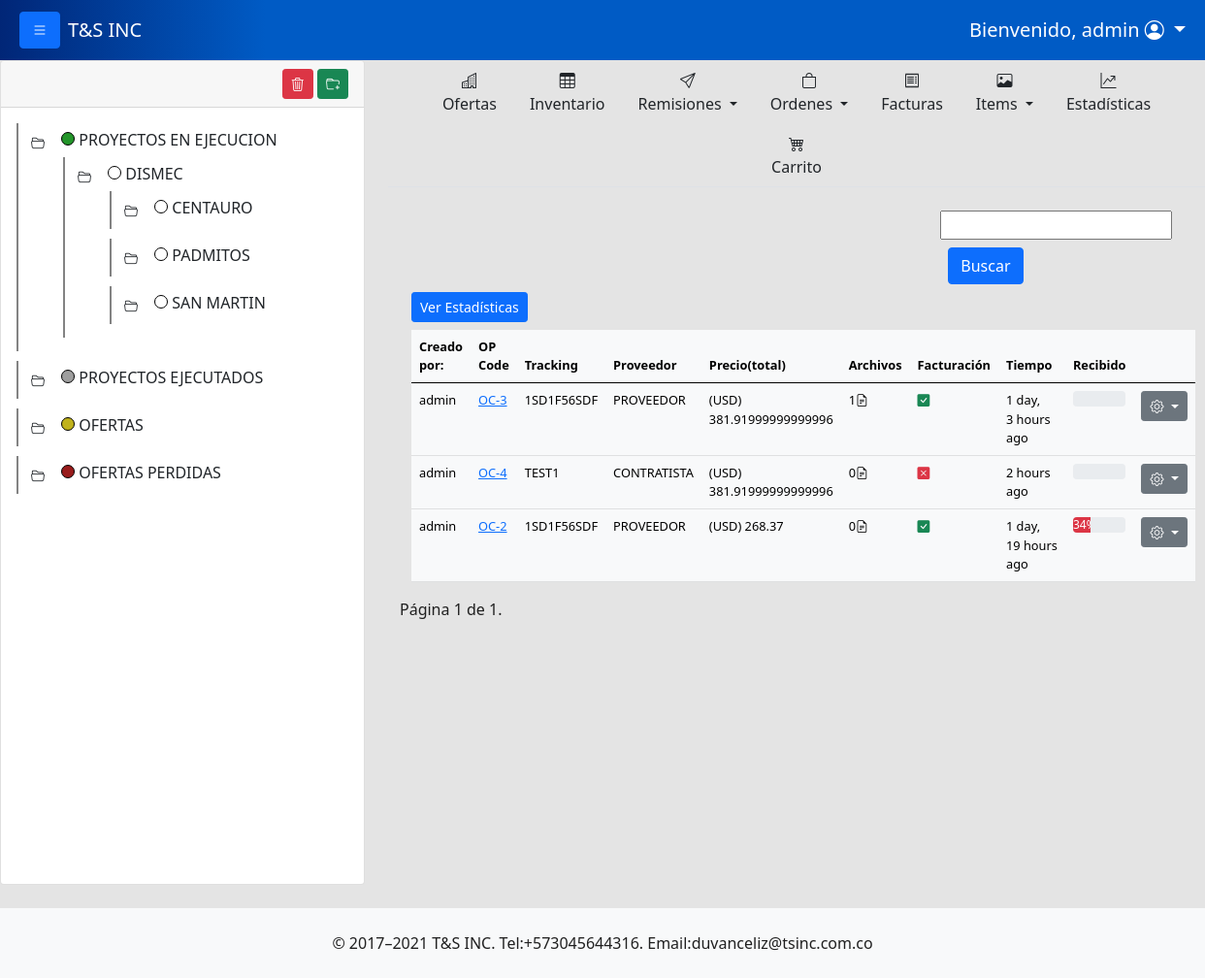
The app's page /purcharseorder/ (signed in) with its own data.
### tsinc/models.py (models this page shows, shortened)
class Folder(models.Model):
    name = models.CharField(max_length=200)
    order = models.PositiveIntegerField(default=0)
    color = models.CharField(max_length=50, null=True, blank=True)
    parent = models.ForeignKey('self', on_delete=models.CASCADE, null=True, blank=True, related_name='children')
    project = models.ForeignKey(Project, on_delete=models.SET_NULL, null=True, blank=True)
    usersession = models.ForeignKey(User,on_delete=models.SET_NULL, null=True, blank=True )
    date = models.DateTimeField(default=timezone.now)
    class Meta:
        verbose_name = "Carpeta"
        verbose_name_plural = "Carpetas"
        ordering = ['order']

class PurcharseOrder(models.Model):
    code =  models.CharField(max_length=200)
    tracking =  models.CharField(max_length=250,null=True)
    supplier = models.CharField(max_length=200, null=True)
    nit = models.CharField(max_length=100, null=True)
    address = models.CharField(max_length=100, null=True)
    phone = models.CharField(max_length=100, null=True)
    customer = models.CharField(max_length=200, null=True)
    cost_center = models.CharField(max_length=200, null=True)
    inspector = models.CharField(max_length=200, null=True)
    supervisor = models.CharField(max_length=200, null=True)
    paid = models.BooleanField(default=False)
    currency = models.BooleanField(default=False)
    observation = models.CharField(max_length=250, null=True)
    total_price = models.FloatField(default=0)
    total_quantity = models.IntegerField(default=0)
    usersession = models.ForeignKey(User,on_delete=models.SET_NULL, null=True, blank=True)
    progress = models.IntegerField(default=0)
    date = models.DateTimeField(default=timezone.now)

### tsinc/views.py (the view)
# urls.py: path('purcharseorder/', views.purcharse_order, name='purcharse_order'),
@user_passes_test(staff_required,login_url='/accessdenied/')
@login_required
def purcharse_order(request):
    orders = PurcharseOrder.objects.filter().order_by('progress').all()
    search = request.GET.get('search')
    if search:
        orders = PurcharseOrder.objects.filter(Q(code__icontains= search) | Q(supplier__icontains= search) | Q(tracking__icontains= search))
    orders = paginator(request,orders,10)
    order_files = OrderFile.objects.all()
    order_files_info = [
    {'order_id': order.id,
     'quantity': sum(1 for file in order_files if file.order.id == order.id)
    }
    for order in orders
    ]
    is_staff = staff_required(request.user)
    return render(request,'purcharseorders.html',{'orders':orders,
                                                  'is_staff':is_staff,
                                                  'order_files_info':order_files_info
                                                  })

### tsinc/context_processors.py (called while the page is built)
def folder_tree(request):
    folders = Folder.objects.select_related('parent').order_by('parent_id', 'order')
    return {
        'folder_tree':folders
    }

def get_user(request):
    return {
        'user':request.user
    }

### tsinc/views.py (called while the page is built)
def staff_required(user):
    return user.is_staff

def paginator(request, obj, number):
    paginator = Paginator(obj, number)
    page_number = request.GET.get('page')
    page_obj = paginator.get_page(page_number)
    return page_obj

### tsinc/templates/purcharseorders.html (shortened to what this page needs)
{% extends 'layout_with_folder_tree.html' %} {% block body %} {% load humanize %} {% load static %}
<div class="container">
  <div class="row">
    <div class="col-md-4">
    </div>
    <div class="col-md-4">
    </div>
    <div class="col-md-4">
      <form id="form-search">
        <input id="input-search" type="text" name="search"/>
        <button id="btn-search" class="btn btn-primary m-2" type="submit">
          Buscar
        </button>
      </form>
    </div>
  </div>
    <div class="row">
       <div class="col-md-12">
        <a href="{% url 'order_statictics' %}" class="btn btn-primary btn-sm mb-2"> Ver Estadísticas</a>
          <table class="table table-hover table-light">
            <thead>
              <tr>
                <th scope="col" id="table-titles">Creado por:</th>
                <th scope="col" id="table-titles">OP Code</th>
                <th scope="col" id="table-titles">Tracking</th>
                <th scope="col" id="table-titles">Proveedor</th>
                <th scope="col" id="table-titles">Precio(total)</th>
                <th scope="col" id="table-titles">Archivos</th>
                <th scope="col" id="table-titles">Facturación</th>
                <th scope="col" id="table-titles">Tiempo</th>
                <th scope="col" id="table-titles">Recibido</th>
                <th></th>
              </tr>
            </thead>
            <tbody>
              <tr>
                {% for order in orders %}
                <td id="table-columns">{{order.usersession}}</td>
                <td id="table-columns"><a href="{% url 'order_product_info' order.id %}">{{order.code}}</a></td>
                <td id="table-columns">{{order.tracking}}</td>
                <td id="table-columns">{{order.supplier}}</td>
                {% if  not order.currency %}
                <td id="table-columns">(USD) {{order.total_price|intcomma}}</td>
                {% else %}
                <td id="table-columns">(COP) {{order.total_price|intcomma}}</td>
                {% endif %}
                 {% for file in order_files_info  %}
                 {% if file.order_id == order.id  %}
                 <td id="table-columns">{{file.quantity}}<i class="bi bi-file-earmark-text"></i> </td>
                 {% endif %}
                {%endfor%}
                <td id="table-columns">
                  {% if order.paid %}
                  <i class="bi bi-check-square-fill text-success"></i>
                  {%else%}
                  <i class="bi bi-x-square-fill text-danger"></i>
                  {%endif%}
                </td>
                <td id="table-columns">{{order.date|naturaltime}}</td>
                <td>
                  {% if order.progress == 100 %}
                  <div class="progress">
                    <div class="progress-bar bg-success" role="progressbar" style="width: {{order.progress}}%;" aria-valuenow="25" aria-valuemin="0" aria-valuemax="100">{{order.progress}}%</div>
                  </div>
                  {% elif order.progress >= 50 and order.progress < 100 %}
                  <div class="progress">
                    <div class="progress-bar bg-warning" role="progressbar" style="width: {{order.progress}}%;" aria-valuenow="25" aria-valuemin="0" aria-valuemax="100">{{order.progress}}%</div>
                  </div>
                  {% else %}
                  <div class="progress">
                    <div class="progress-bar bg-danger" role="progressbar" style="width: {{order.progress}}%;" aria-valuenow="25" aria-valuemin="0" aria-valuemax="100">{{order.progress}}%</div>
                  </div>
                  {% endif %}
                </td>
                <td>
                  <div class="dropdown d-inline">
                    <button class="btn btn-secondary dropdown-toggle btn-sm" type="button" id="dropdownMenuButton1" data-bs-toggle="dropdown" aria-expanded="false" >
                      <i class="bi bi-gear"></i>
                    </button>
                  </div>
                </td>
              </tr>
              {%endfor%}
            </tbody>
          </table>
        </div>
       <div class="pagination">
        <span class="step-links">
            <span class="current">
                Página {{ orders.number }} de {{ orders.paginator.num_pages }}.
            </span>
        </span>
    </div>
    </div>
  </div>
{% endblock %}

### tsinc/templates/layout_with_folder_tree.html (shortened to what this page needs)
{% load static %}
<!DOCTYPE html>
<html lang="es">
  <head>
    <link
      href="https://cdn.jsdelivr.net/npm/bootstrap@5.0.2/dist/css/bootstrap.min.css"
      rel="stylesheet"
    />
    <link rel="stylesheet" href="https://cdn.jsdelivr.net/npm/bootstrap-icons@1.11.3/font/bootstrap-icons.min.css">
    <link rel="stylesheet" href="{% static 'css/styles.css' %}">
    <link rel="stylesheet" href="{% static 'css_w/styles_workspace.css' %}">
  </head>
      <nav class="navbar navbar-expand-lg navbar navbar-dark" style="background: linear-gradient(90deg, rgba(1,38,119,1) 0%, rgba(0,91,197,1) 22%, rgba(0,91,197,1) 100%);">
        <div class="container-fluid">
          <div class="mx-2">
          <button class="btn btn-primary" id="btn-open-close-nav"><i class="bi bi-list"></i></button>
          </div>
          <a class="navbar-brand" href="#" >T&S INC</a>
          <div class="collapse navbar-collapse justify-content-end" id="navbarNavAltMarkup">
            <div class="navbar-nav">
              {% if user.is_staff %}
              <li class="nav-item dropdown">
                <a class="nav-link dropdown-toggle fs-5 text-white text-center" href="#" id="navbarDarkDropdownMenuLink" role="button" data-bs-toggle="dropdown" aria-expanded="false">
                  <span class="fs-5">Bienvenido, {{user.username}}</span>
                  <i class="bi bi-person-circle"></i>
                </a>
              </li>
              {% endif %}
            </div>
          </div>
        </div>
      </nav>
    <body >
      <div class="continer-flow content">
        <div class="row row-cols-2">
            <div class="col" style="display: none;  width: 400px;" id="nav-tree">
              <div class="card">
                <div class="card-header">
                    <div class="row">
                      <div class="col-8">
                      </div>
                      <div class="col-4 text-end">
                          <button id="btn-hidden-delete-folder" class="btn btn-danger btn-sm" ><i class="bi bi-trash3"></i></button>
                          <button id="btn-hidden-folder" class="btn btn-success btn-sm"><i class="bi bi-folder-plus"></i></button>
                      </div>
                    </div>
                </div>
                <div class="card-body workspace-nav">
                  <ul id="tree" >
                      {% include 'workspace_comp/subfolder_tree.html' with folders=folder_tree parent=None %}
                </ul>
                </div>
              </div>
            </div>
            <div class="col-md">
              <ul class="nav nav-tabs justify-content-center mb-4">
                <li class="nav-item">
                  <a class="nav-link text-dark text-center" href="{% url 'show_all_offers' %}">
                    <i class="bi bi-buildings d-block"></i>
                    Ofertas
                  </a>
                </li>
                <li class="nav-item">
                  <a class="nav-link text-dark text-center" href="{% url 'product' %}">
                    <i class="bi bi-table d-block"></i>
                    Inventario
                  </a>
                </li>
                <li class="nav-item dropdown">
                  <a class="nav-link dropdown-toggle text-center text-dark" data-bs-toggle="dropdown" href="#" role="button" aria-expanded="false">
                    <i class="bi bi-send d-block"></i>
                     Remisiones
                  </a>
                </li>
                <li class="nav-item dropdown">
                  <a class="nav-link dropdown-toggle text-center text-dark" data-bs-toggle="dropdown" href="#" role="button" aria-expanded="false">
                    <i class="bi bi-bag d-block"></i>
                    Ordenes
                  </a>
                </li>
                <li class="nav-item">
                  <a class="nav-link text-dark text-center" href="{% url 'invoices' %}">
                    <i class="bi bi-receipt d-block"></i>
                    Facturas
                  </a>
                </li>
                <li class="nav-item dropdown">
                  <a class="nav-link dropdown-toggle text-center text-dark" data-bs-toggle="dropdown" href="#" role="button" aria-expanded="false">
                    <i class="bi bi-image d-block"></i>
                  Items
                  </a>
                </li>
                <li class="nav-item">
                  <a class="nav-link text-dark text-center" href="{% url 'order_statictics' %}">
                    <i class="bi bi-graph-up-arrow d-block"></i>
                    Estadísticas
                  </a>
                </li>
                <li class="nav-item">
                  <a class="nav-link text-dark text-center" href="{% url 'carpage' %}">
                    <i class="bi bi-cart4 d-block"></i>
                    Carrito
                  </a>
                </li>
              </ul>
                {% block body %} {% endblock %}
            </div>
        </div>
      </div>
        <footer class="bg-light mt-4 d-flex justify-content-center">
          <div class="p-4">© 2017–2021 T&S INC. Tel:+573045644316. Email:duvanceliz@tsinc.com.co
         </div>
        </footer>
    </body>
</html>

### tsinc/templates/workspace_comp/subfolder_tree.html (shortened to what this page needs)
{% for folder in folders %}
    {% if folder.parent_id == parent %}
    <li data-id="{{folder.id}}">
            <span class="toggle-button " onclick="toggleSubfolders(this)"> <button class="btn btn btn-sm "><i class="bi bi-folder2-open"></i></button> </span>
            <div id="folder-color-indicator" style="background: {{folder.color}};"></div>
            <a href="{% url 'overview_folder' folder.id %}" class="text-dark" style="text-decoration: none;" >{{ folder.name }}</a>
            {% if folder.children.exists %}
                <ul data-id="{{folder.id}}" style="display: none;">
                    {% include 'workspace_comp/subfolder_tree.html' with folders=folders parent=folder.id %}
                </ul>
            {% else %}
            <ul>
            </ul>
            {% endif %}
        </li>
    {% endif %}
{% endfor %}

### tsinc/static/css/styles.css (style rules this page uses)
body { background: #e4e4e4; color: #202020; height: 100vh; overflow-x: hidden; overflow-y: auto; }
html, body { height: 100%; margin: 0; }
body { display: flex; flex-direction: column; }
.content { flex: 1; }
ul { list-style-type: none; }
ul ul { margin-left: 10px; }
.toggle-button { cursor: pointer; font-size: 12px; margin-right: 5px; }
.workspace-nav { height: 800px; overflow-y: scroll; }
.workspace-nav { width: 100%; overflow-x: scroll; white-space: nowrap; }
#tree { list-style-type: none; margin: 0; padding: 0; }
#tree li { margin-bottom: 10px; padding: 4px; border-left: 2px solid #838383; cursor: pointer; }
#tree ul { margin-left: 10px; }
#table-titles { font-size: 0.8rem; }
#table-columns { font-size: 0.8rem; }

### tsinc/static/css_w/styles_workspace.css (style rules this page uses)
#folder-color-indicator { width: 14px; height: 14px; background-color: blueviolet; display: inline-block; border-radius: 10px; border: 1px solid black; }

### records on screen
Folder: name "PROYECTOS EN EJECUCION"
Folder: name "DISMEC"
Folder: name "CENTAURO"
Folder: name "PADMITOS"
Folder: name "SAN MARTIN"
Folder: name "PROYECTOS EJECUTADOS"
Folder: name "OFERTAS"
Folder: name "OFERTAS PERDIDAS"
PurcharseOrder: usersession "admin", code "OC-3", tracking "1SD1F56SDF", supplier "PROVEEDOR", total_price "381.91999999999996", quantity "1", paid True (drawn), date "1 day, 3 hours ago"
PurcharseOrder: usersession "admin", code "OC-4", tracking "TEST1", supplier "CONTRATISTA", total_price "381.91999999999996", quantity "0", paid False (drawn), date "2 hours ago"
PurcharseOrder: usersession "admin", code "OC-2", tracking "1SD1F56SDF", supplier "PROVEEDOR", total_price "268.37", quantity "0", paid True (drawn), date "1 day, 19 hours ago", progress "34"

### other values on screen
{{ user.username }} "admin"
{{ orders.number }} "1"
{{ orders.paginator.num_pages }} "1"
